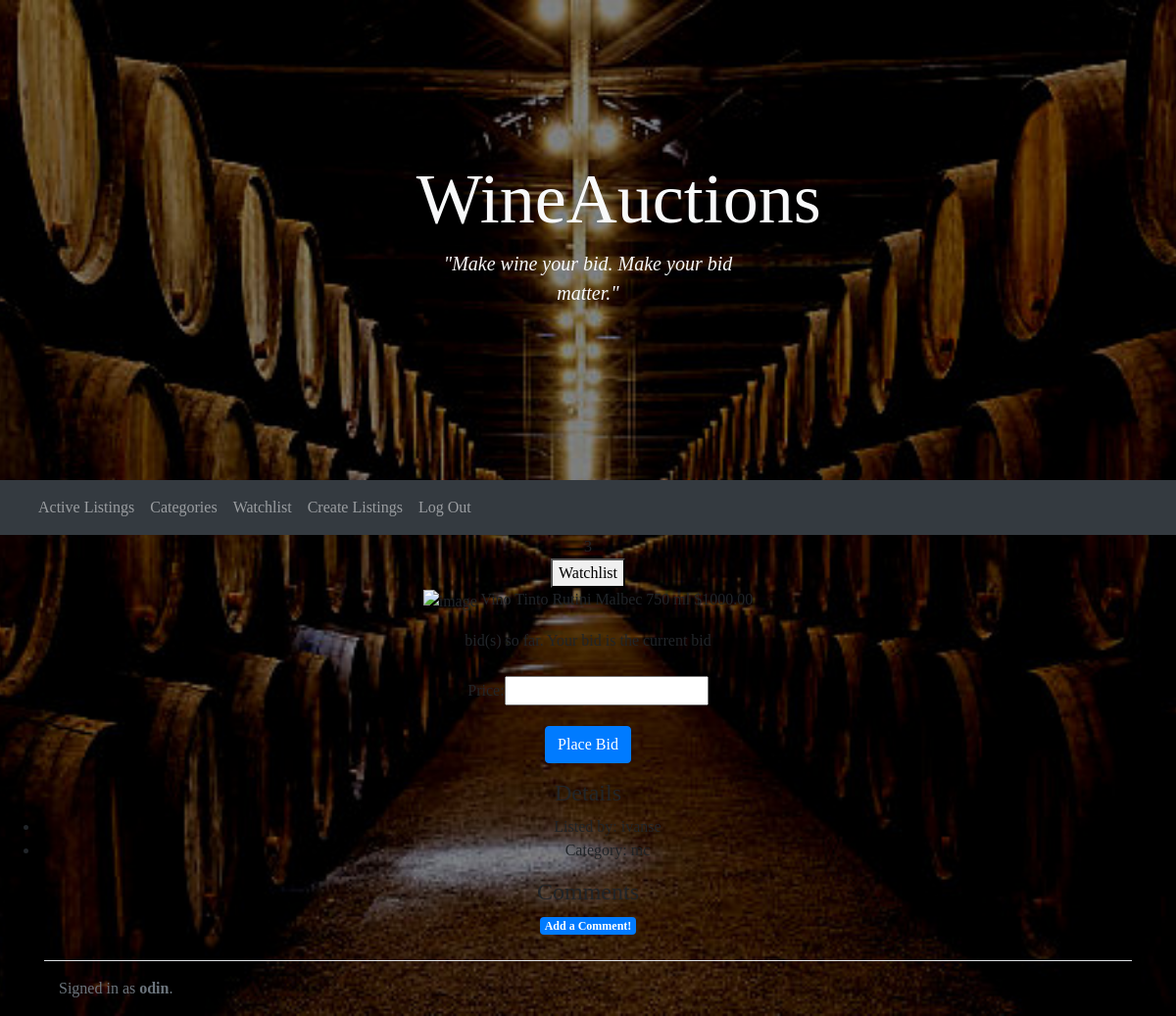
Page /listing/6 (signed in) on the committed database.
### auctions/models.py (models this page shows)
class listing(models.Model):
    item = models.CharField(max_length=255)
    description = models.CharField(max_length=255, blank=True)
    price = models.DecimalField(max_digits=10, decimal_places=2)
    category = models.CharField(max_length=67, choices=dicCategorie)
    tophorizon = models.DateTimeField(auto_now_add=True, blank=True)
    owner = models.ForeignKey(
        User, on_delete=models.CASCADE, related_name="owners")
    bid = models.ManyToManyField(bid, blank=True, related_name="bid")
    comments = models.ManyToManyField(
        comment, blank=True, related_name="comments")
    photo = models.ImageField(
        upload_to='static/media/', null=True, blank=True)
    closed = models.BooleanField(default=False)

class User(AbstractUser):
    pass

### auctions/views.py (the view)
# urls.py: path("listing/<int:id>", views.listings_view, name="listing"),
@login_required
def listings_view(request, id):
    Listing = listing.objects.get(pk=id)
    if request.method == "POST":
        user = User.objects.get(username=request.user)
        if request.POST.get("button") == "Watchlist":
            if not user.watchlist.filter(listing=Listing):
                watchlist = watchlist()
                watchlist.user = user
                watchlist.listing = Listing
                watchlist.save()
            else:
                user.watchlist.filter(listing=Listing).delete()
            return HttpResponseRedirect(reverse('listing', args=(Listing.id,)))
        if not Listing.closed:
            if request.POST.get("button") == "Close":
                Listing.closed = True
                Listing.save()
            else:
                price = float(request.POST["price"])
                bid = Listing.bids.all()
                if user.username != Listing.owner.username:  # only let those who dont own the listing be able to bid
                    if price <= Listing.price:
                        return render(request, "auctions/listing.html", {
                            "listing": Listing,
                            "form": bid_form(),
                            "message": "Error! Invalid bid amount!"
                        })
                    form = bid_form(request.POST)
                    if form.is_valid():
                        bid = form.save(commit=False)
                        bid.user = user
                        bid.save()
                        Listing.bid.add(bid)
                        Listing.price = price
                        Listing.save()
                    else:
                        return render(request, 'auctions/listing.html', {
                            "form": form
                        })
        return HttpResponseRedirect(reverse('listing', args=(Listing.id,)))
    else:
        return render(request, "auctions/listing.html", {
            "listing": Listing,
            "form": bid_form(),
            "message": ""
        })

### auctions/forms.py
class bid_form(ModelForm):
    class Meta:
        model = bid
        fields = ["price"]

### auctions/templates/auctions/listing.html (shortened to what this page needs)
{% extends 'auctions/layout.html' %}
{% block body %}
{{ listing.item }}
    <form action="{% url 'listing' listing.id %}" method="POST">
      <button type="submit" name="button" value="Watchlist">Watchlist</button>
    </form>
    <img src="{{ listing.image.url }}" alt="image" style="width: 300px; height: auto">
{{ listing.description }}
${{ listing.price }}
    <form action="{% url 'listing' listing.id %}" method="POST">
      <div class="form-group">
        <label for="bid">{{ listing.bids.count }} bid(s) so far. Your bid is the current bid</label>
      </div>
      <div class="form-group">
        {{ form }}
      </div>
      <div class="form-group">
        <input type="submit" name="button" class="btn btn-primary" value="Place Bid">
      </div>
    </form>
  </div>
  <div>
    <h4>Details</h4>
    <ul>
      <li>Listed by: {{ listing.owner }}</li>
      <li>Category: {{ listing.category }}</li>
    </ul>
  </div>
  <div>
    <h4>Comments</h4>
    <a href="{% url 'comment' listing.id %}"><span class="badge badge-primary">Add a Comment!</span></a>
  </div>
{% endblock %}

### auctions/templates/auctions/layout.html (shortened to what this page needs)
{% load static %}
<!DOCTYPE html>
<html lang="en">
<head>
  <link rel="stylesheet" href="https://stackpath.bootstrapcdn.com/bootstrap/4.4.1/css/bootstrap.min.css"
>
  <link href="{% static 'auctions/styles.css' %}" rel="stylesheet">
</head>
<body>
  <div class="position-relative overflow-hidden p-3 p-md-5 m-md-3 text-center ">
    <div class="col-md-5 p-lg-5 mx-auto my-5">
      <h1 class="display-3 fw-normal text-light">WineAuctions </h1>
      <p class="lead fw-normal"><i class="fas fa-wine-bottle text-light">"Make wine your bid. Make your bid matter."</i>
      </p>
    </div>
  </div>
  <nav class="navbar navbar-expand-sm navbar-dark bg-dark" aria-label="Third navbar example">
    <div class="container-fluid">
      <div class="collapse navbar-collapse" id="navbarsExample03">
        <ul class="navbar-nav me-auto mb-2 mb-sm-0">
          <li class="nav-item">
            <a class="nav-link" href="{% url 'index' %}">Active Listings</a>
          </li>
          <li class="nav-item">
            <a class="nav-link" href="{% url 'categories' %}">Categories</a>
          </li>
          <li class="nav-item">
            <a class="nav-link" href="{% url 'watchlist' %}">Watchlist</a>
          </li>
          <li class="nav-item">
            <a class="nav-link" href="{% url 'create_listings' %}">Create Listings</a>
          </li>
          {% if user.is_authenticated %}
          <li class="nav-item">
            <a class="nav-link" href="{% url 'logout' %}">Log Out</a>
          </li>
          {% endif %}
        </ul>
      </div>
    </div>
  </nav>
  <div class="container-fluid justify-content-center">
    {% block body %}
    {% endblock %}
  <div class="container">
    <footer class="d-flex flex-wrap justify-content-between align-items-center py-3 my-4 border-top">
      <div class="col-md-4 d-flex align-items-center">
        <span class="text-muted">{% if user.is_authenticated %}
          Signed in as <strong>{{ user.username }}</strong>.
          {% else %}
          Not signed in.
          {% endif %}</span>
      </div>
    </footer>
  </div>
</body>
</html>

### auctions/static/auctions/styles.css (style rules this page uses)
html,body { height: 100%; width: 100%; }

### rows in the picture
listing: item "3", description "Vino Tinto Rutini Malbec 750 ml", price "1000.00", owner "ivanse", category "mc"
User: username "odin"
